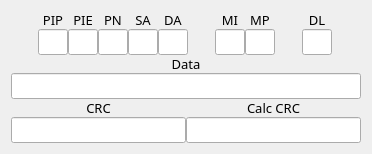
   <widget class="QWidget" name="">
    <property name="geometry">
     <rect>
      <x>20</x>
      <y>810</y>
      <width>361</width>
      <height>142</height>
     </rect>
    </property>
    <layout class="QVBoxLayout" name="verticalLayout_10">
     <property name="spacing">
      <number>0</number>
     </property>
     <item>
      <layout class="QHBoxLayout" name="horizontalLayout_3">
       <item>
        <layout class="QGridLayout" name="gridLayout_4">
         <property name="spacing">
          <number>0</number>
         </property>
         <item row="0" column="0">
          <widget class="QLabel" name="label">
           <property name="maximumSize">
            <size>
             <width>30</width>
             <height>16777215</height>
            </size>
           </property>
           <property name="font">
            <font>
             <family>함초롬돋움</family>
             <pointsize>10</pointsize>
             <weight>50</weight>
             <italic>false</italic>
             <bold>false</bold>
            </font>
           </property>
           <property name="text">
            <string>PIP</string>
           </property>
           <property name="alignment">
            <set>Qt::AlignCenter</set>
           </property>
          </widget>
         </item>
         <item row="0" column="1">
          <widget class="QLabel" name="label_2">
           <property name="maximumSize">
            <size>
             <width>30</width>
             <height>16777215</height>
            </size>
           </property>
           <property name="font">
            <font>
             <family>함초롬돋움</family>
             <pointsize>10</pointsize>
             <weight>50</weight>
             <italic>false</italic>
             <bold>false</bold>
            </font>
           </property>
           <property name="text">
            <string>PIE</string>
           </property>
           <property name="alignment">
            <set>Qt::AlignCenter</set>
           </property>
          </widget>
         </item>
         <item row="0" column="2">
          <widget class="QLabel" name="label_3">
           <property name="maximumSize">
            <size>
             <width>30</width>
             <height>16777215</height>
            </size>
           </property>
           <property name="font">
            <font>
             <family>함초롬돋움</family>
             <pointsize>10</pointsize>
             <weight>50</weight>
             <italic>false</italic>
             <bold>false</bold>
            </font>
           </property>
           <property name="text">
            <string>PN</string>
           </property>
           <property name="alignment">
            <set>Qt::AlignCenter</set>
           </property>
          </widget>
         </item>
         <item row="0" column="3">
          <widget class="QLabel" name="label_4">
           <property name="font">
            <font>
             <family>함초롬돋움</family>
             <pointsize>10</pointsize>
             <weight>50</weight>
             <italic>false</italic>
             <bold>false</bold>
            </font>
           </property>
           <property name="text">
            <string>SA</string>
           </property>
           <property name="alignment">
            <set>Qt::AlignCenter</set>
           </property>
          </widget>
         </item>
         <item row="0" column="4">
          <widget class="QLabel" name="label_5">
           <property name="font">
            <font>
             <family>함초롬돋움</family>
             <pointsize>10</pointsize>
             <weight>50</weight>
             <italic>false</italic>
             <bold>false</bold>
            </font>
           </property>
           <property name="text">
            <string>DA</string>
           </property>
           <property name="alignment">
            <set>Qt::AlignCenter</set>
           </property>
          </widget>
         </item>
         <item row="1" column="0">
          <widget class="QLineEdit" name="LE_PIP">
           <property name="maximumSize">
            <size>
             <width>30</width>
             <height>16777215</height>
            </size>
           </property>
           <property name="font">
            <font>
             <family>함초롬돋움</family>
             <pointsize>10</pointsize>
             <weight>50</weight>
             <italic>false</italic>
             <bold>false</bold>
            </font>
           </property>
          </widget>
         </item>
         <item row="1" column="1">
          <widget class="QLineEdit" name="LE_PIE">
           <property name="maximumSize">
            <size>
             <width>30</width>
             <height>16777215</height>
            </size>
           </property>
           <property name="font">
            <font>
             <family>함초롬돋움</family>
             <pointsize>10</pointsize>
             <weight>50</weight>
             <italic>false</italic>
             <bold>false</bold>
            </font>
           </property>
          </widget>
         </item>
         <item row="1" column="2">
          <widget class="QLineEdit" name="LE_PN">
           <property name="maximumSize">
            <size>
             <width>30</width>
             <height>16777215</height>
            </size>
           </property>
           <property name="font">
            <font>
             <family>함초롬돋움</family>
             <pointsize>10</pointsize>
             <weight>50</weight>
             <italic>false</italic>
             <bold>false</bold>
            </font>
           </property>
          </widget>
         </item>
         <item row="1" column="3">
          <widget class="QLineEdit" name="LE_SA">
           <property name="maximumSize">
            <size>
             <width>30</width>
             <height>16777215</height>
            </size>
           </property>
           <property name="font">
            <font>
             <family>함초롬돋움</family>
             <pointsize>10</pointsize>
             <weight>50</weight>
             <italic>false</italic>
             <bold>false</bold>
            </font>
           </property>
          </widget>
         </item>
         <item row="1" column="4">
          <widget class="QLineEdit" name="LE_DA">
           <property name="maximumSize">
            <size>
             <width>30</width>
             <height>16777215</height>
            </size>
           </property>
           <property name="font">
            <font>
             <family>함초롬돋움</family>
             <pointsize>10</pointsize>
             <weight>50</weight>
             <italic>false</italic>
             <bold>false</bold>
            </font>
           </property>
          </widget>
         </item>
        </layout>
       </item>
       <item>
        <layout class="QGridLayout" name="gridLayout_5">
         <property name="spacing">
          <number>0</number>
         </property>
         <item row="0" column="0">
          <widget class="QLabel" name="label_6">
           <property name="maximumSize">
            <size>
             <width>30</width>
             <height>16777215</height>
            </size>
           </property>
           <property name="font">
            <font>
             <family>함초롬돋움</family>
             <pointsize>10</pointsize>
             <weight>50</weight>
             <italic>false</italic>
             <bold>false</bold>
            </font>
           </property>
           <property name="text">
            <string>MI</string>
           </property>
           <property name="alignment">
            <set>Qt::AlignCenter</set>
           </property>
          </widget>
         </item>
         <item row="0" column="1">
          <widget class="QLabel" name="label_7">
           <property name="maximumSize">
            <size>
             <width>30</width>
             <height>16777215</height>
            </size>
           </property>
           <property name="font">
            <font>
             <family>함초롬돋움</family>
             <pointsize>10</pointsize>
             <weight>50</weight>
             <italic>false</italic>
             <bold>false</bold>
            </font>
           </property>
           <property name="text">
            <string>MP</string>
           </property>
           <property name="alignment">
            <set>Qt::AlignCenter</set>
           </property>
          </widget>
         </item>
         <item row="1" column="0">
          <widget class="QLineEdit" name="LE_MI">
           <property name="maximumSize">
            <size>
             <width>30</width>
             <height>16777215</height>
            </size>
           </property>
           <property name="font">
            <font>
             <family>함초롬돋움</family>
             <pointsize>10</pointsize>
             <weight>50</weight>
             <italic>false</italic>
             <bold>false</bold>
            </font>
           </property>
          </widget>
         </item>
         <item row="1" column="1">
          <widget class="QLineEdit" name="LE_MP">
           <property name="maximumSize">
            <size>
             <width>30</width>
             <height>16777215</height>
            </size>
           </property>
           <property name="font">
            <font>
             <family>함초롬돋움</family>
             <pointsize>10</pointsize>
             <weight>50</weight>
             <italic>false</italic>
             <bold>false</bold>
            </font>
           </property>
          </widget>
         </item>
        </layout>
       </item>
       <item>
        <layout class="QVBoxLayout" name="verticalLayout_7">
         <property name="spacing">
          <number>0</number>
         </property>
         <item>
          <widget class="QLabel" name="label_8">
           <property name="maximumSize">
            <size>
             <width>30</width>
             <height>16777215</height>
            </size>
           </property>
           <property name="font">
            <font>
             <family>함초롬돋움</family>
             <pointsize>10</pointsize>
             <weight>50</weight>
             <italic>false</italic>
             <bold>false</bold>
            </font>
           </property>
           <property name="text">
            <string>DL</string>
           </property>
           <property name="alignment">
            <set>Qt::AlignCenter</set>
           </property>
          </widget>
         </item>
         <item>
          <widget class="QLineEdit" name="LE_DL">
           <property name="maximumSize">
            <size>
             <width>30</width>
             <height>16777215</height>
            </size>
           </property>
           <property name="font">
            <font>
             <family>함초롬돋움</family>
             <pointsize>10</pointsize>
             <weight>50</weight>
             <italic>false</italic>
             <bold>false</bold>
            </font>
           </property>
          </widget>
         </item>
        </layout>
       </item>
      </layout>
     </item>
     <item>
      <layout class="QVBoxLayout" name="verticalLayout_6">
       <item>
        <widget class="QLabel" name="label_9">
         <property name="font">
          <font>
           <family>함초롬돋움</family>
           <pointsize>10</pointsize>
           <weight>50</weight>
           <italic>false</italic>
           <bold>false</bold>
          </font>
         </property>
         <property name="text">
          <string>Data</string>
         </property>
         <property name="alignment">
          <set>Qt::AlignCenter</set>
         </property>
        </widget>
       </item>
       <item>
        <widget class="QLineEdit" name="LE_DATA">
         <property name="minimumSize">
          <size>
           <width>350</width>
           <height>0</height>
          </size>
         </property>
         <property name="font">
          <font>
           <family>함초롬돋움</family>
           <pointsize>10</pointsize>
           <weight>50</weight>
           <italic>false</italic>
           <bold>false</bold>
          </font>
         </property>
        </widget>
       </item>
      </layout>
     </item>
     <item>
      <layout class="QGridLayout" name="gridLayout_3">
       <item row="0" column="0">
        <widget class="QLabel" name="label_10">
         <property name="font">
          <font>
           <family>함초롬돋움</family>
           <pointsize>10</pointsize>
           <weight>50</weight>
           <italic>false</italic>
           <bold>false</bold>
          </font>
         </property>
         <property name="text">
          <string>CRC</string>
         </property>
         <property name="alignment">
          <set>Qt::AlignCenter</set>
         </property>
        </widget>
       </item>
       <item row="0" column="1">
        <widget class="QLabel" name="label_11">
         <property name="font">
          <font>
           <family>함초롬돋움</family>
           <pointsize>10</pointsize>
           <weight>50</weight>
           <italic>false</italic>
           <bold>false</bold>
          </font>
         </property>
         <property name="text">
          <string>Calc CRC</string>
         </property>
         <property name="alignment">
          <set>Qt::AlignCenter</set>
         </property>
        </widget>
       </item>
       <item row="1" column="0">
        <widget class="QLineEdit" name="LE_CRC">
         <property name="font">
          <font>
           <family>함초롬돋움</family>
           <pointsize>10</pointsize>
           <weight>50</weight>
           <italic>false</italic>
           <bold>false</bold>
          </font>
         </property>
        </widget>
       </item>
       <item row="1" column="1">
        <widget class="QLineEdit" name="LE_CRC_2">
         <property name="font">
          <font>
           <family>함초롬돋움</family>
           <pointsize>10</pointsize>
           <weight>50</weight>
           <italic>false</italic>
           <bold>false</bold>
          </font>
         </property>
        </widget>
       </item>
      </layout>
     </item>
    </layout>
   </widget>
